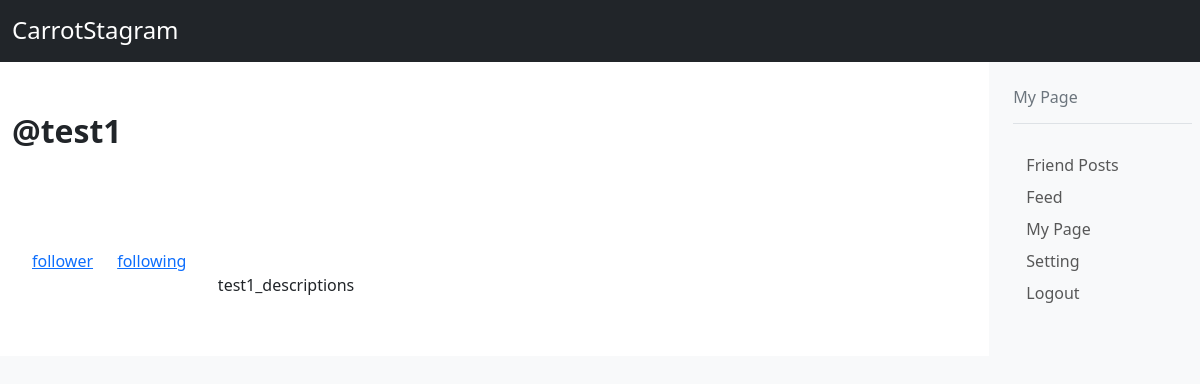
Page /carrotstagram/mypage/ (signed in) on the earlier database version.
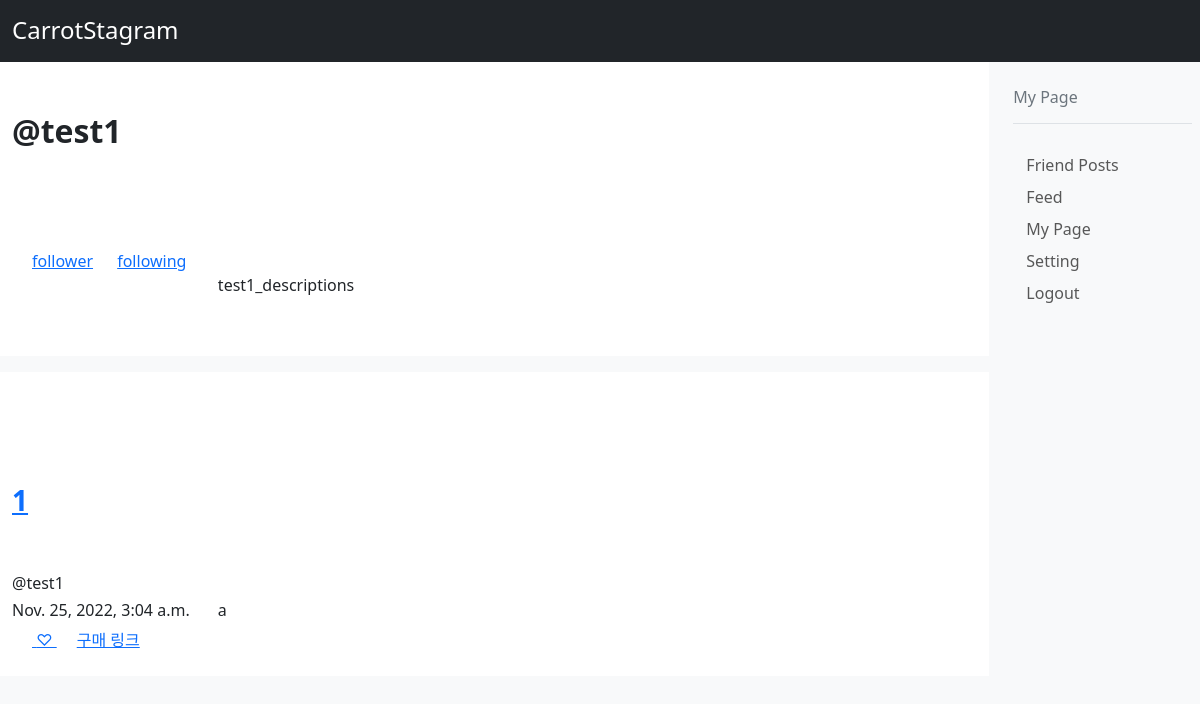
Same page on the later database version.
### carrotStagram/models.py (models this page shows, shortened)
class Post(models.Model):
    name = models.CharField(max_length=50)
    description = models.TextField()
    link = models.URLField(max_length=200, blank = True)
    uploader = models.ForeignKey(Account, on_delete=models.CASCADE)
    created_dt = models.DateTimeField(auto_now_add = True)
    modified_dt = models.DateTimeField(auto_now = True)

class Account(models.Model):
    name = models.CharField(max_length=50, unique=True)
    description = models.CharField(max_length=100)
    follows = models.ManyToManyField('self', blank = True, symmetrical=False, related_name='followers')
    password = models.CharField(max_length=50, blank = False, default='0000')

### carrotStagram/views.py (the view)
# urls.py: path('mypage/',MyPageView.as_view(), name='mypage'),
class MyPageView(TemplateView):
    template_name = 'carrotStagram/mypage.html'
    def get(self, request, *args, **kwargs):
        if 'user' not in request.session.keys():
            return HttpResponseRedirect(reverse('carrotstagram:login'))
        ret = super().get(request, *args, **kwargs)
        return ret
    def get_context_data(self, **kwargs):
        context = super().get_context_data(**kwargs)
        id = self.request.session['user']
        account = Account.objects.get(pk=id)
        posts = account.post_set.all()
        posts = sorted(posts, key=(lambda post: post.modified_dt))
        posts = posts[-1::-1]
        for i in range(len(posts)):
            posts[i].notliked = postnotliked(posts[i], account)
        context['posts'] = posts
        context['account'] = account
        return context

### carrotStagram/views.py (called while the page is built)
def postnotliked(post, account):
    likes = post.likes_set.all()
    if likes.count() == 0:
        return True
    elif account in likes[0].people.all():
        return False
    return True

### carrotStagram/templates/carrotStagram/mypage.html (shortened to what this page needs)
{% extends 'carrotBase.html' %}
{% block title %}
My Page
{% endblock %}
{% block content %}
    {{ block.super }}
{% endblock %}

### templates/carrotBase.html (shortened to what this page needs)
<!doctype html>
<html lang="en">
  <head>
  </head>
  <body class="bg-light">
<header class="bd-header bg-dark py-3 d-flex align-items-stretch border-bottom border-dark">
  <div class="container-fluid d-flex align-items-center">
    <h1 class="d-flex align-items-center fs-4 text-white mb-0">
      CarrotStagram
    </h1>
  </div>
</header>
<aside class="bd-aside sticky-xl-top text-muted align-self-start mb-3 mb-xl-5 px-2">
  <h2 class="h6 pt-4 pb-3 mb-4 border-bottom">{% block title %} {%  endblock %}</h2>
<a class="d-inline-flex align-items-center rounded text-decoration-none" href="{% url 'carrotstagram:friend' %}">Friend Posts</a><br>
<a class="d-inline-flex align-items-center rounded text-decoration-none" href="{% url 'carrotstagram:feed' %}">Feed</a><br>
<a class="d-inline-flex align-items-center rounded text-decoration-none" href="{% url 'carrotstagram:mypage' %}">My Page</a><br>
<a class="d-inline-flex align-items-center rounded text-decoration-none" href="{% url 'carrotstagram:setting' %}">Setting</a><br>
<a class="d-inline-flex align-items-center rounded text-decoration-none" href="{% url 'carrotstagram:logout' %}">Logout</a>
</aside>
{% block myaccount %}
    <div class="bd-cheatsheet container-fluid bg-body">
    <section id="account">
        <h2 class="sticky-xl-top fw-bold pt-3 pt-xl-5 pb-2 pb-xl-3">@{{ account.name }}</h2>
        <article class="my-3" id="accountinfo">
            <div class="bd-heading sticky-xl-top align-self-start mt-5 mb-3 mt-xl-0 mb-xl-2">
                <a href="{% url 'carrotstagram:follower' %}">follower</a>
                <a href="{% url 'carrotstagram:following' %}">following</a>
            </div>
            <div>
                <div>
                    <div>
                        <br>
                    </div>
                </div>
                {{ account.description }}
            </div>
        </article>
    </section>
    </div>
{% endblock %}
{% block content %}
{% for post in posts %}
    <div class="bd-cheatsheet container-fluid bg-body">
    <section id="content">
        <h3 class="sticky-xl-top fw-bold pt-3 pt-xl-5 pb-2 pb-xl-3"><a href="{% url 'carrotstagram:postdetail' post.pk %}">{{ post.name }}</a></h3>
            <article class="my-3" id="typography">
                 <div class="bd-heading sticky-xl-top align-self-start mt-5 mb-3 mt-xl-0 mb-xl-2">
                     <h6>@{{ post.uploader.name }} </h6>
                     <h6>{{ post.modified_dt }}</h6>
                     <a href="{% url 'carrotstagram:post_like' post.pk %}?next={{ request.path }}">
                     {% if post.notliked %}♡
                     {% else %}♥
                         {%  endif %}
                     </a>
                    <a href="{{ post.link }}">구매 링크</a>
                </div>
                <div>
                    <div>
                        <br>
                        {{ post.description }}
                    </div>
                </div>
            </article>
    </section>
    </div>
    {% endfor %}
{% endblock %}
  </body>
</html>

Differences in the rows shown:
added Post: name "1", uploader.name "test1", modified_dt "Nov. 25, 2022, 3:04 a.m.", description "a"
